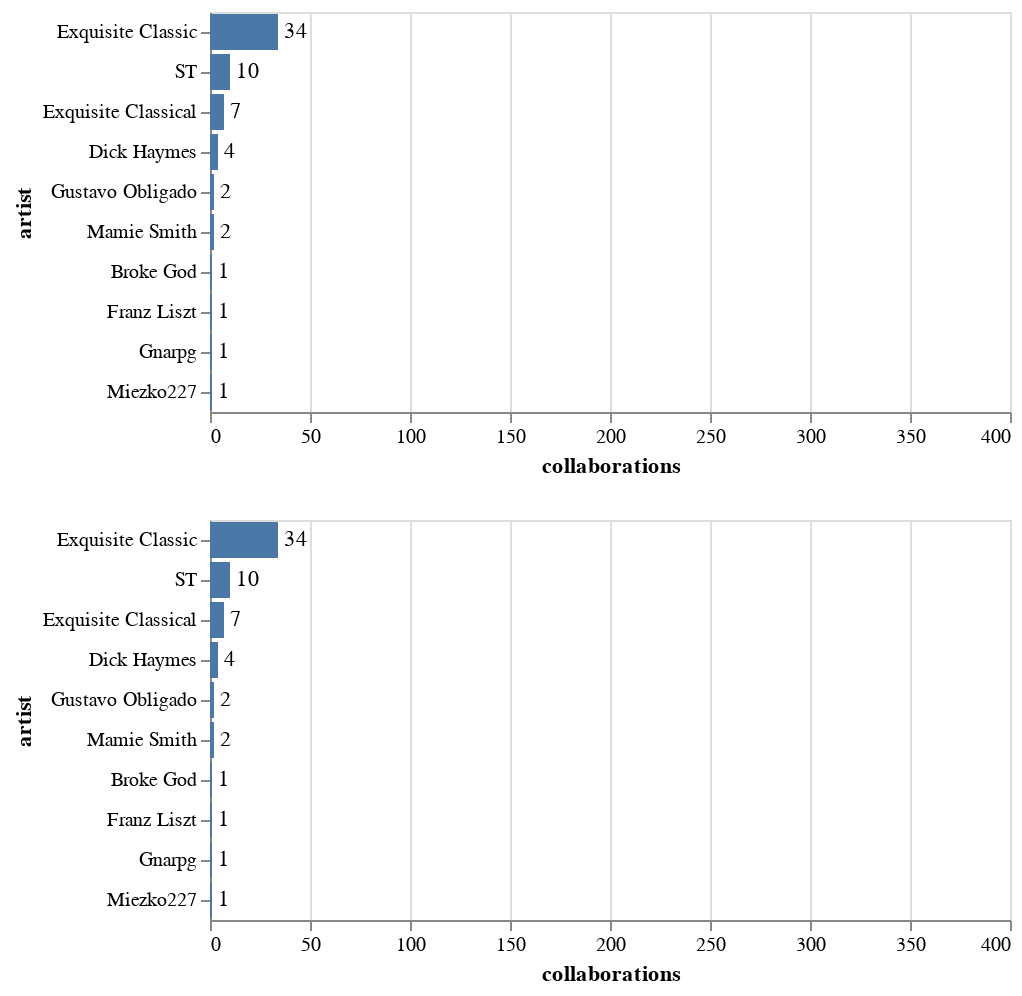

Notebook code cell kept with this figure:
### Code cell
# Time Scaled Top Collaborators Graph
# Compare Top collaborators between two years
# Slider controls year for top graph
# Dropdown controls year for bottom graph

%run timescaled_top_collaborators.ipynb

year_slider & year_dropdown

### Figure 1 — Vega-Lite specification as saved in the notebook (floating-point values rounded to 4 significant figures; data arrays with more than 128 entries replaced by an {"elided": "..."} marker saying what was removed)
{"config": {"view": {"continuousWidth": 400, "continuousHeight": 300}}, "vconcat": [{"layer": [{"mark": "bar", "encoding": {"x": {"type": "quantitative", "field": "collaborations", "scale": {"domain": [0, 400]}}, "y": {"type": "nominal", "field": "artist", "sort": "-x"}}, "selection": {"slider": {"type": "single", "fields": ["year"], "bind": {"input": "range", "max": 2021, "min": 1920, "step": 1}, "init": {"year": 1920}}}}, {"mark": {"type": "text", "align": "left", "baseline": "middle", "dx": 3}, "encoding": {"text": {"type": "quantitative", "field": "collaborations"}, "x": {"type": "quantitative", "field": "collaborations", "scale": {"domain": [0, 400]}}, "y": {"type": "nominal", "field": "artist", "sort": "-x"}}}], "transform": [{"filter": {"selection": "slider"}}]}, {"layer": [{"mark": "bar", "encoding": {"x": {"type": "quantitative", "field": "collaborations", "scale": {"domain": [0, 400]}}, "y": {"type": "nominal", "field": "artist", "sort": "-x"}}, "selection": {"dropdown": {"type": "single", "fields": ["year"], "bind": {"input": "select", "options": [1920.0, 1921.0, 1922.0, 1923.0, 1924.0, 1925.0, 1926.0, 1927.0, 1928.0, 1929.0, 1930.0, 1931.0, 1932.0, 1933.0, 1934.0, 1935.0, 1936.0, 1937.0, 1938.0, 1939.0, 1940.0, 1941.0, 1942.0, 1943.0, 1944.0, 1945.0, 1946.0, 1947.0, 1948.0, 1949.0, 1950.0, 1951.0, 1952.0, 1953.0, 1954.0, 1955.0, 1956.0, 1957.0, 1958.0, 1959.0, 1960.0, 1961.0, 1962.0, 1963.0, 1964.0, 1965.0, 1966.0, 1967.0, 1968.0, 1969.0, 1970.0, 1971.0, 1972.0, 1973.0, 1974.0, 1975.0, 1976.0, 1977.0, 1978.0, 1979.0, 1980.0, 1981.0, 1982.0, 1983.0, 1984.0, 1985.0, 1986.0, 1987.0, 1988.0, 1989.0, 1990.0, 1991.0, 1992.0, 1993.0, 1994.0, 1995.0, 1996.0, 1997.0, 1998.0, 1999.0, 2000.0, 2001.0, 2002.0, 2003.0, 2004.0, 2005.0, 2006.0, 2007.0, 2008.0, 2009.0, 2010.0, 2011.0, 2012.0, 2013.0, 2014.0, 2015.0, 2016.0, 2017.0, 2018.0, 2019.0, 2020.0, 2021.0]}, "init": {"year": 1920}}}}, {"mark": {"type": "text", "align": "left", "baseline": "middle", "dx": 3}, "encoding": {"text": {"type": "quantitative", "field": "collaborations"}, "x": {"type": "quantitative", "field": "collaborations", "scale": {"domain": [0, 400]}}, "y": {"type": "nominal", "field": "artist", "sort": "-x"}}}], "transform": [{"filter": {"selection": "dropdown"}}]}], "data": {"name": "data-8534739e5e93236a2b3c08047084c389"}, "$schema": "https://vega.github.io/schema/vega-lite/v4.8.1.json", "datasets": {"data-8534739e5e93236a2b3c08047084c389": {"elided": "1020 records"}}}
